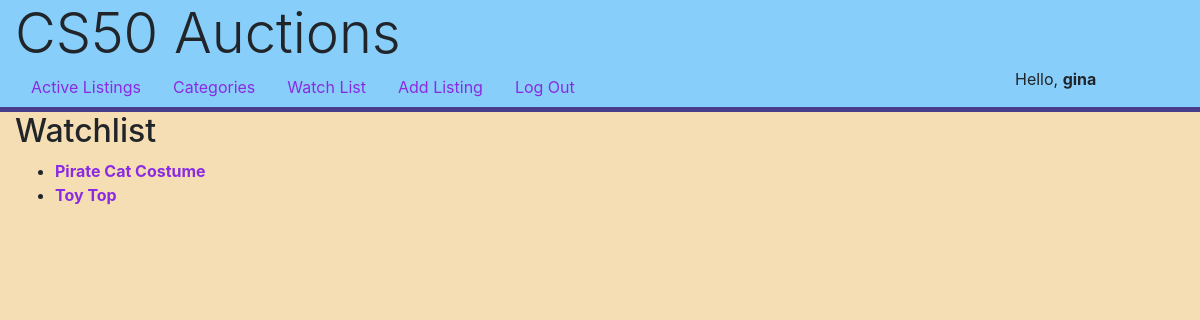
Page /watchlist (signed in) on the committed database.
### auctions/models.py (models this page shows, shortened)
class User(AbstractUser):
    pass

class Watch(models.Model):
    user = models.ForeignKey(
        User,
        on_delete=models.CASCADE,
        related_name="watches"
    )
    listing = models.ForeignKey(
        Listing,
        on_delete=models.CASCADE,
        related_name="watches"
    )

class Listing(models.Model):
    itemName = models.CharField(max_length=64)
    itemShortDescription = models.CharField(max_length=24)
    itemLongDescription = models.TextField()
    setPrice = models.DecimalField(max_digits=7,decimal_places=2)
    listedBy = models.ForeignKey(
        User,
        on_delete=models.CASCADE,
        related_name="listings"
    )
    category = models.ForeignKey(
        Category,
        on_delete=models.SET_NULL,
        blank=True,
        null=True,
        related_name="listings"
    )
    imageURL = models.URLField()
    isOpen = models.BooleanField(default=True)

### auctions/views.py (the view)
# urls.py: path("watchlist", views.watchlist, name="watchlist"),
@login_required
def watchlist(request):
    return render(request, "auctions/watchlist.html", {
        "watchlist": Watch.objects.filter(user=request.user)
    })

### auctions/templates/auctions/watchlist.html
{% extends "auctions/layout.html" %}
{% block body %}
    <h2>Watchlist</h2>
    <ul>
        {% for watches in watchlist %}
            <li><a href="listing/{{watches.listing.id}}"><strong>{{watches.listing.itemName}}</strong></a></li>
        {% endfor %}
    </ul>
{% endblock %}

### auctions/templates/auctions/layout.html (shortened to what this page needs)
{% load static %}
<!DOCTYPE html>
<html lang="en">
    <head>
        <link rel="stylesheet" href="https://stackpath.bootstrapcdn.com/bootstrap/4.4.1/css/bootstrap.min.css">
        <link href="{% static 'auctions/styles.css' %}" rel="stylesheet">
    </head>
    <body>
        <div class="container-fluid navTopStyle">
            <div class="display-4">CS50 Auctions</div>
            <div class="row">
                <div class="col-10">
                    <ul class="nav">
                        <li class="nav-item">
                            <a class="nav-link" href="{% url 'index' %}">Active Listings</a>
                        </li>
                        <li class="nav">
                            <a class="nav-link" href="{% url 'categories' %}">Categories</a>
                        </li>
                        {% if user.is_authenticated %}
                            <li class="nav">
                                <a class="nav-link" href="{% url 'watchlist' %}">Watch List</a>
                            </li>
                        {% endif %}
                        {% if user.is_authenticated %}
                            <li class="nav">
                                <a class="nav-link" href="{% url 'addlisting' %}">Add Listing</a>
                            </li>
                        {% endif %}
                        {% if user.is_authenticated %}
                            <li class="nav-item">
                                <a class="nav-link" href="{% url 'logout' %}">Log Out</a>
                            </li>
                        {% endif %}
                    </ul>
                </div>
                <div class="col-2">
                    {% if user.is_authenticated %}
                    Hello, <strong>{{ user.username }}</strong>
                    {% else %}
                        Not signed in.
                    {% endif %}
                </div>
            </div>
        </div>
        <div class="container-fluid">
            {% block body %}
            {% endblock %}
        </div>
    </body>
</html>

### auctions/static/auctions/styles.css (style rules this page uses)
body { background-color:wheat; }
a { color: blueviolet; }
.navTopStyle { background-color: lightskyblue; border-bottom: solid darkslateblue 5px; }

### rows in the picture
User: username "gina"
Watch: listing.itemName "Pirate Cat Costume"
Watch: listing.itemName "Toy Top"
